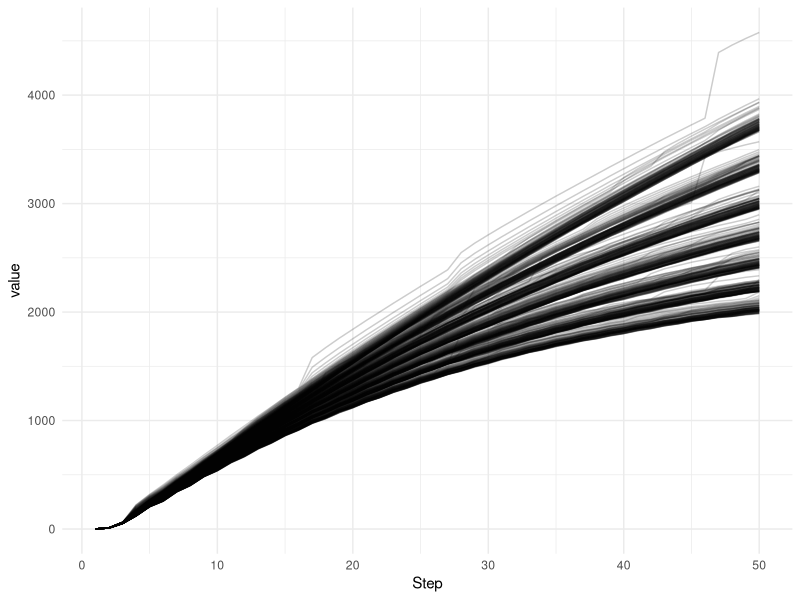
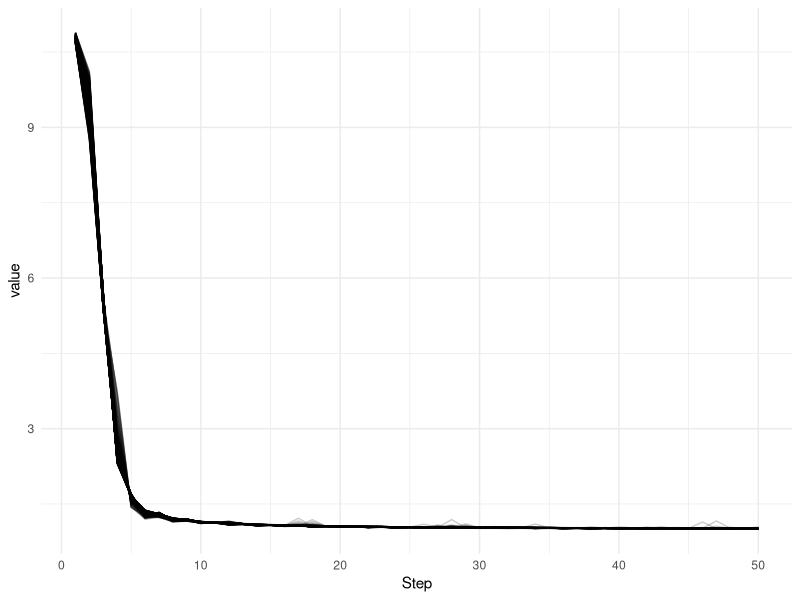

Reproduce these figures in R, in order.
##################################################################################################
#File name: General_tmii_model.R
#Build a general model, describing trait-mediated indirect interaction between mammals and insects
#Starting from a basic population model and  the tmii-models in Anderson et al 2009 
#Modifying the model with specific mammal-insect factors 
##################################################################################################

#Discrete population model
#Forest system (many herbivore generation per plant generation, do not need to model plant population, see Underwood 1999)

#Models are based on:
#Berverton-Holt model
#Anderson et al. 2009

library(ggplot2)

##################################################################################################

#Beverton-Holt model:
BH_func<-function(r1=10,M1=10,r2=10,M2=10,H1=0.1,H2=0.1,generations=10){
  H1pop<-numeric(generations)
  H2pop<-numeric(generations)
  for(i in 1:generations){
    
    H1<-(r1*H1)/(1+(H1/M1))
    H1pop[i]<-H1
    
    H2<-(r2*H2)/(1+(H2/M2)) 
    H2pop[i]<-H2
  }
  return(list(H1pop,H2pop))
}
BH_func()


################################################################################################


#TMII model:
#Model with induced responses. Induced reponses of mammal affects insect population
#Specific 'direct consumption' term added (insect accidently eaten by mammals)
#Different proportions of the plant population have had previous herbivory by insects or mammals or both or neither
#Insect population is affected by mammalian induced responses but the mammal is not affected by the insect
#The mammal population is affected by its own induced responses


tmii.func<-function(H1=0.1,#H1 - population density mammal
                    H2=0.1,#H2 - population density insect
                    r1=10, #growth rate H1
                    r2=10, #growth rate H2
                    M1=10, #variable connected to carrying capacity for H1
                    M2=10, #variable connected to carrying capacity for H2
                    I1=0,#I1 - level of mammal induced resposne
                    I2=0,#I2 - level of insect induced response
                    d1=1,#d1 - decay rate I1
                    d2=1,#d2 - decay rate I2
                    y2=0.1, #y2 - effect of insect induced response on insect 
                    y3=0.1, #y3 - effect of mammal induced resposne on mammal 
                    P=0.1,#P - Proportion of plants damaged by mammal 
                    Q=0.1,#Q - Proportion of plant damaged by insects
                    PQ=0.1,#PQ - Proportion of plants damaged by both insects and mammals
                    DC=0.05, #DC - Direct consumption effect (% of the insect population accidently eaten by the mammals)
                    alfa=10, #maximum per capita induced response elicitation rate
                    beta=1, #per unit reduction in induced resposne elicitation due to plant self-inhibition
                    generations=50){
  ro1<-0 #ro1 - change in level of induced response I1 per time step, depends on I1 and H1
  ro2<-0 #ro2 - change in level of induced response I2 per time step, depends on I2 and H2
  H1pop<-numeric(generations)
  H2pop<-numeric(generations)
  I1level<-numeric(generations)
  I2level<-numeric(generations)
  L1<-numeric(generations)
  L2<-numeric(generations)
  
  for(i in 1:generations){
  
    h1<-H1 #rember value of H1 from last generation (to be able to calc lambda later)
    h2<-H2 #rember value of H2 from last generation
    #Generate value for y1.
    #y1 - effect of mammal induced response on insect - depends on the level of I1 
    if(I1<5|I1>15){
      y1<-0.2 #Per unit effect of induced resposne I1 (mammal induced) on insects (effect can be -,0,+ & weak/strong)
    }else{
      y1<-0.4
    }
    
    #Generate value for change in I2 (ro2)
    if(I2<(alfa/beta)){
      ro2<-(alfa-beta*I2)*H2
    }else{
      ro2<-0
    }
    
    #New level of I2
    I2<-I2+ro2-d2*I2
    I2level[i]<-I2
    
    #Generate value for change in I1 (ro1)
    if(I1<(alfa/beta)){
      ro1<-(alfa-beta*I1)*H1
    }else{
      ro1<-0
    }
    
    #New level of I1
    I1<-I1+ro1-d1*I1
    I1level[i]<-I1
    
    #Population size of insect (H2)
    H2<-P*(H2+((r2*H2)/(1+((H2+y1*I1)/M2))-DC*H2))+
    Q*(H2+((r2*H2)/(1+((H2+y2*I2)/M2))))+
    PQ*(H2+((r2*H2)/(1+((H2+y1*I1+y2*I2)/M2))-DC*H2))+
    (1-P-Q-PQ)*(H2+((r2*H2)/(1+((H2)/M2))))
    
    
    H1<-(r1*H1)/(1+((H1+y3*I1)/M1))
    
    lambda1<-H1/h1 #calculate lambda
    lambda2<-H2/h2
    
    L1[i]<-lambda1
    L2[i]<-lambda2
    
    H1pop[i]<-H1
    H2pop[i]<-H2
    
    
  } 
  # added a list of the three test parameters to show values...
  populations<-list("params" = c("d2"=d2,"P"=P, "y2"=y2), "H1pop"=H1pop,"H2pop"=H2pop,"I1level"=I1level,"I2level"=I2level,"L1"=L1,"L2"=L2)
  return(populations)
}


## Method 1: For looping through a single parameter at a time. Useful for smaller changes.
output.list<-list()
for(ii in seq(from=0.1,to=1,by=0.1)){
  m<- tmii.func(r1=ii)
  output.list[[paste0(ii)]] <- m
}
output.list

## method 2: using apply to use all combinations of three parameters

# first, set up some ranges for a few parameters
y2 <- seq (from=-0.2, to=0.2, by=0.01)
d2 <- seq(from=0.4, to=0.5, by=0.1)
P <- seq(from=0.1, to=0.7, by=0.1)

# make a data.frame with every combination of those parameters
param.args <- expand.grid(y2 = y2, d2=d2, P=P)

# using apply, iterate across every row and pass the row values as the arguments to the tmii.func
output.list <- apply(param.args,1,function(params)tmii.func(y2=params[1],d2=params[2], P=params[3]))

output.df <-data.frame((matrix(ncol = length(output.list), nrow = 50)))

output.df <- data.frame("Step"=seq(from=1, to=50, by=1))
for (i in 1:length(output.list)){
  output.df[i+1] <- output.list[[i]]$H2pop
  colnames(output.df)[i+1] <- paste0("run_",i)
}

plot.df <- reshape2::melt (output.df, id="Step")

ggplot2::ggplot (plot.df, aes(Step, value, fill=variable))+
  geom_line(alpha=0.2)+
  theme_minimal()


##Same type of plot for L2 (lambda for H2)
output.dfL <-data.frame((matrix(ncol = length(output.list), nrow = 50)))

output.dfL <- data.frame("Step"=seq(from=1, to=50, by=1))
for (i in 1:length(output.list)){
  output.dfL[i+1] <- output.list[[i]]$L2
  colnames(output.dfL)[i+1] <- paste0("run_",i)
}

plot.dfL <- reshape2::melt (output.dfL, id="Step")

ggplot2::ggplot (plot.dfL, aes(Step, value, fill=variable))+
  geom_line(alpha=0.2)+
  theme_minimal()

#Make the plot into a function
#What we want to add in to the function is which 'output' variable we want to plot (H1, H2, I1 etc.)


#NEXT STEPS:
#Make plotting function
#Add selectivity/choice of herbivores 
#Work out a way to make DC depend on insect:mammal proportion
#Proportion of induced plants (P, Q, PQ) - could they depend on population sizes (H1,H2)?
#Repeated mammalian herbivory 
#y1 - the effect of mammal induced responses on insect - non-linear 

#Model assumptions:
#Forest/tree system - many herbivore generations per plant generation
#Discrete reproduction 
